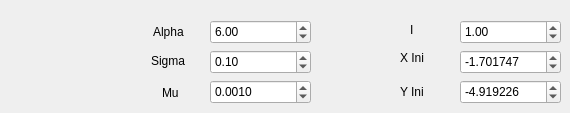
     <widget class="QWidget" name="pageRlk">
      <widget class="QLabel" name="label_25">
       <property name="geometry">
        <rect>
         <x>400</x>
         <y>50</y>
         <width>31</width>
         <height>16</height>
        </rect>
       </property>
       <property name="text">
        <string>X Ini</string>
       </property>
      </widget>
      <widget class="QLabel" name="label_24">
       <property name="geometry">
        <rect>
         <x>410</x>
         <y>22</y>
         <width>21</width>
         <height>16</height>
        </rect>
       </property>
       <property name="text">
        <string>I</string>
       </property>
      </widget>
      <widget class="QLabel" name="label_10">
       <property name="geometry">
        <rect>
         <x>153</x>
         <y>21</y>
         <width>41</width>
         <height>21</height>
        </rect>
       </property>
       <property name="text">
        <string>Alpha</string>
       </property>
      </widget>
      <widget class="QLabel" name="label_22">
       <property name="geometry">
        <rect>
         <x>400</x>
         <y>84</y>
         <width>31</width>
         <height>16</height>
        </rect>
       </property>
       <property name="text">
        <string>Y Ini</string>
       </property>
      </widget>
      <widget class="QLabel" name="label_23">
       <property name="geometry">
        <rect>
         <x>151</x>
         <y>50</y>
         <width>41</width>
         <height>21</height>
        </rect>
       </property>
       <property name="text">
        <string>Sigma</string>
       </property>
      </widget>
      <widget class="QLabel" name="label_26">
       <property name="geometry">
        <rect>
         <x>162</x>
         <y>82</y>
         <width>21</width>
         <height>21</height>
        </rect>
       </property>
       <property name="text">
        <string>Mu</string>
       </property>
      </widget>
      <widget class="QDoubleSpinBox" name="doubleRlkAlpha">
       <property name="geometry">
        <rect>
         <x>210</x>
         <y>20</y>
         <width>101</width>
         <height>24</height>
        </rect>
       </property>
       <property name="minimum">
        <double>-99.989999999999995</double>
       </property>
       <property name="value">
        <double>6.000000000000000</double>
       </property>
      </widget>
      <widget class="QDoubleSpinBox" name="doubleRlkSigma">
       <property name="geometry">
        <rect>
         <x>210</x>
         <y>50</y>
         <width>101</width>
         <height>24</height>
        </rect>
       </property>
       <property name="minimum">
        <double>-99.989999999999995</double>
       </property>
       <property name="singleStep">
        <double>0.100000000000000</double>
       </property>
       <property name="value">
        <double>0.100000000000000</double>
       </property>
      </widget>
      <widget class="QDoubleSpinBox" name="doubleRlkMu">
       <property name="geometry">
        <rect>
         <x>210</x>
         <y>80</y>
         <width>101</width>
         <height>24</height>
        </rect>
       </property>
       <property name="decimals">
        <number>4</number>
       </property>
       <property name="minimum">
        <double>-99.989999999999995</double>
       </property>
       <property name="singleStep">
        <double>0.001000000000000</double>
       </property>
       <property name="value">
        <double>0.001000000000000</double>
       </property>
      </widget>
      <widget class="QDoubleSpinBox" name="doubleRlkI">
       <property name="geometry">
        <rect>
         <x>460</x>
         <y>20</y>
         <width>101</width>
         <height>24</height>
        </rect>
       </property>
       <property name="minimum">
        <double>-99.989999999999995</double>
       </property>
       <property name="value">
        <double>1.000000000000000</double>
       </property>
      </widget>
      <widget class="QDoubleSpinBox" name="doubleRlkXIni">
       <property name="geometry">
        <rect>
         <x>460</x>
         <y>50</y>
         <width>101</width>
         <height>24</height>
        </rect>
       </property>
       <property name="decimals">
        <number>6</number>
       </property>
       <property name="minimum">
        <double>-99.989999999999995</double>
       </property>
       <property name="singleStep">
        <double>0.010000000000000</double>
       </property>
       <property name="value">
        <double>-1.701747000000000</double>
       </property>
      </widget>
      <widget class="QDoubleSpinBox" name="doubleRlkYIni">
       <property name="geometry">
        <rect>
         <x>460</x>
         <y>80</y>
         <width>101</width>
         <height>24</height>
        </rect>
       </property>
       <property name="decimals">
        <number>6</number>
       </property>
       <property name="minimum">
        <double>-99.989999999999995</double>
       </property>
       <property name="singleStep">
        <double>0.010000000000000</double>
       </property>
       <property name="value">
        <double>-4.919226000000000</double>
       </property>
      </widget>
     </widget>
